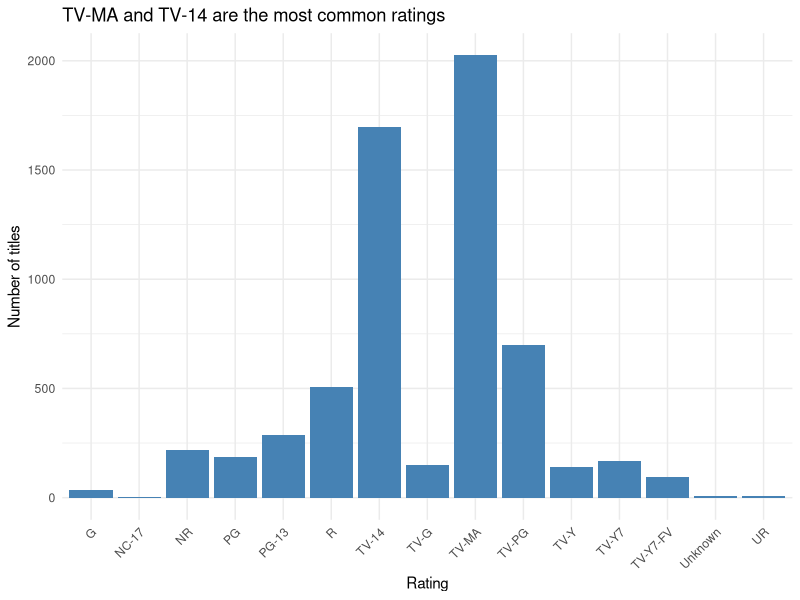
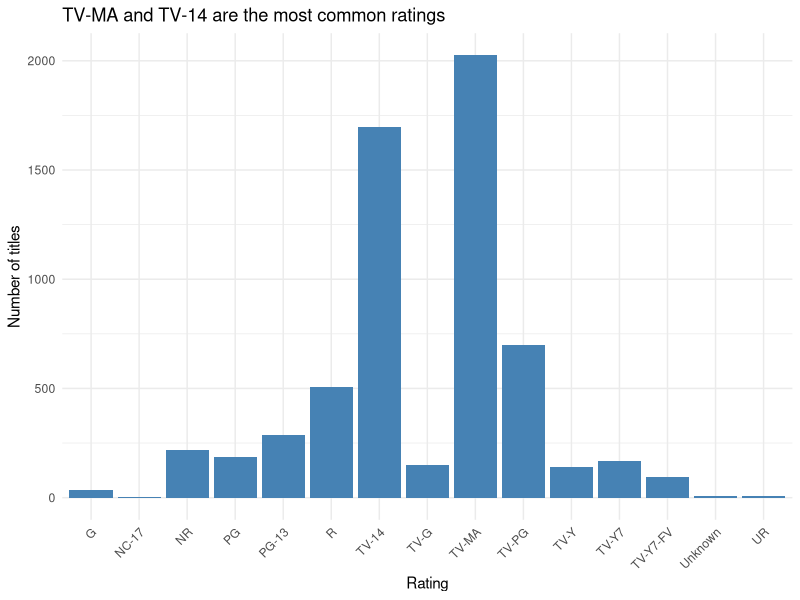

Write R code to recreate these figures, in order.
# R integration: ratings distribution with ggplot2
library(ggplot2)
df <- read.csv("Netflix_shows_movies_cleaned.csv")

rating_chart <- ggplot(df, aes(x = rating)) +
  geom_bar(fill = "steelblue") +
  labs(title = "TV-MA and TV-14 are the most common ratings",
       x = "Rating", y = "Number of titles") +
  theme_minimal() +
  theme(axis.text.x = element_text(angle = 45, hjust = 1))

print(rating_chart)                                   # show it
ggsave("ratings_r.png", rating_chart, width = 8, height = 5)   # keep it
